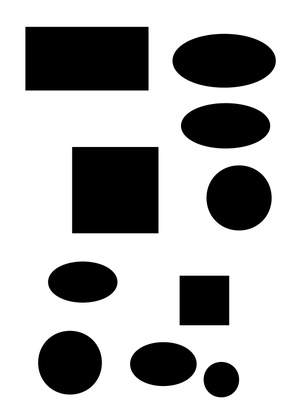
%> input picture tst.jpg, 297 x 420 px, shrunk from 2479 x 3508 before the run
$ octave --eval "lab;"   (GNU Octave 9; MATLAB toolbox functions it lacks are replaced by stand-ins)
%> lines starting %> are read from the running program, lines starting %| are printed output that depends on the picture; in (x1, y1, x2, y2) boxes, pixels count from 0 and x2, y2 are one past the last pixel; in counts of white or black regions, pixels touching at a corner belong together; the program's own positions count from 1
function lab
 I=imread('tst.jpg');
%> I is the input picture: size 420x297x3 uint8; min 0, max 255, mean 178.4
 %figure,imshow(I);
 G=rgb2gray(I);
% figure,imshow(G);
 B = im2bw(G);
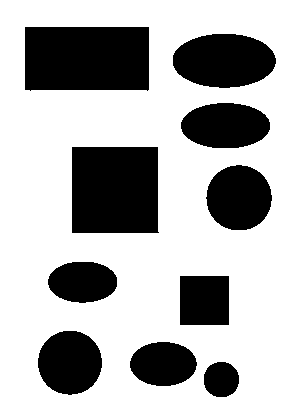
%> B: size 420x297 logical; 70.1% white; 10 black regions, largest, box (x1, y1, x2, y2) and area: (25, 27, 149, 91) 7814, (72, 147, 159, 233) 7397, (173, 34, 276, 88) 4398
 C=imcomplement(B);
 [L,num]=bwlabel(C);
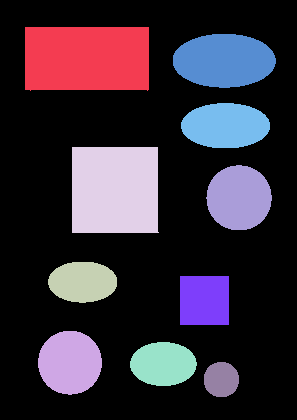
%> L: size 420x297 double; 11 distinct labels, from 0 to 10; one colour per label, 0 black
%> num = 10
 figure,imshow(L);
 %num
 STATS = regionprops(L,'All');
%> STATS = 10 regions; largest, box (x1, y1, x2, y2), Area, Centroid, MajorAxisLength, MinorAxisLength and Eccentricity: (25, 27, 149, 91) 7814 [87.5 59] 143.2 72.77 0.861, (72, 147, 159, 233) 7397 [115.5 190.5] 99.34 99.3 0.0285, (173, 34, 276, 88) 4398 [224.7 61.3] 103.6 54.07 0.853
 count1=0;
 count2=0;
 count3=0;
 count4=0;
    for i=1:num
        if(STATS(i).MinorAxisLength/STATS(i).MajorAxisLength<0.9)
            if(STATS(i).Extent<0.9)
                count1=count1+1;%ellipse
                b(i)=1;
            else
                count2=count2+1;%rectangle
                b(i)=2;
            end
        else
           if(STATS(i).Extent<0.9)
                count3=count3+1;%circle
                b(i)=3;
            else
                count4=count4+1;%square
                b(i)=4;
           end
        end
    end
%> this loop made 10 passes
%> count4 on passes 4, 7: 1, 2
%> after the loop, b = [2 3 1 4 1 1 4 1 3 3]
    disp(strcat('Ellipse = ',num2str(count1)));
%| Ellipse =4
    disp(strcat('Rectangle = ',num2str(count2)));
%| Rectangle =1
    disp(strcat('Circle = ',num2str(count3)));
%| Circle =3
    disp(strcat('Square = ',num2str(count4)));
%| Square =2
   Img1=zeros(size(L));
    Img2=zeros(size(L));
    Img3=zeros(size(L));
    Img4=zeros(size(L));
    for i=1:num
        if(b(i)==1)
            Img1=(L==i|Img1==1);
        elseif(b(i)==2)
            Img2=(L==i|Img2==1);
        elseif(b(i)==3)
            Img3=(L==i|Img3==1);
        elseif(b(i)==4)
            Img4=(L==i|Img4==1);
        end
    end
%> this loop made 10 passes
%> pass 1, in lab, `Img2=(L==i|Img2==1);`:
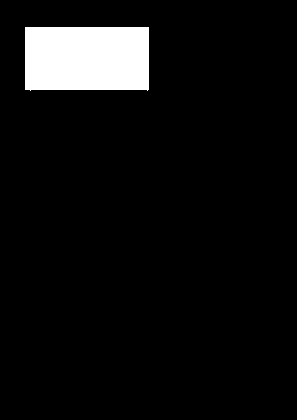
%> Img2: size 420x297 logical; 6.3% white; 1 white region, box (x1, y1, x2, y2) and area: (25, 27, 149, 91) 7814
%> after the loop:
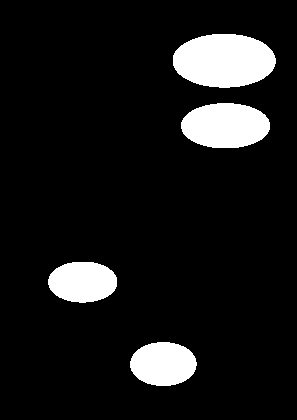
%> Img1: size 420x297 logical; 9.8% white; 4 white regions, box (x1, y1, x2, y2) and area: (173, 34, 276, 88) 4398, (181, 103, 270, 148) 3198, (130, 342, 197, 386) 2317, (48, 262, 117, 303) 2251
%> after the loop:
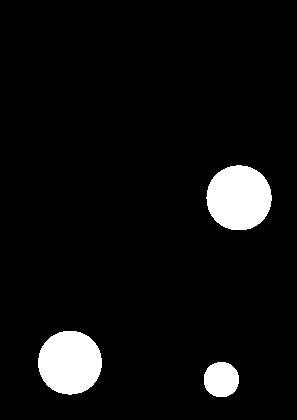
%> Img3: size 420x297 logical; 6.1% white; 3 white regions, box (x1, y1, x2, y2) and area: (206, 165, 272, 230) 3355, (38, 331, 102, 395) 3220, (204, 362, 239, 397) 992
%> after the loop:
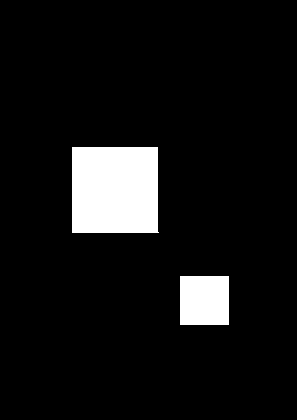
%> Img4: size 420x297 logical; 7.9% white; 2 white regions, box (x1, y1, x2, y2) and area: (72, 147, 159, 233) 7397, (180, 276, 229, 325) 2401
   figure,imshow(Img1);
   figure,imshow(Img2);
   figure,imshow(Img3);
   figure,imshow(Img4);

  % mat = zeros(num,num);
   max=0;mat=0;
   i_value=0;
   j_value=0;
   for i = 1:num
       for j =i+1:num
           mat=sqrt((STATS(i).Centroid(1)-STATS(j).Centroid(1))^2+(STATS(i).Centroid(2)-STATS(j).Centroid(2))^2);
           if(mat>max)
               max=mat;
               i_value=i;
               j_value=j;
           end
       end
   end
%> after the loop, i_value = 1; j_value = 9; max = 348.1
    Img=zeros(size(L));
            Img=(L==i_value|L==j_value);
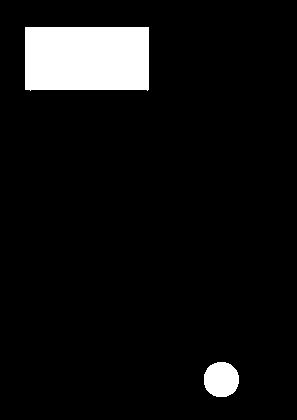
%> Img: size 420x297 logical; 7.1% white; 2 white regions, box (x1, y1, x2, y2) and area: (25, 27, 149, 91) 7814, (204, 362, 239, 397) 992

   figure,imshow(Img);


end
